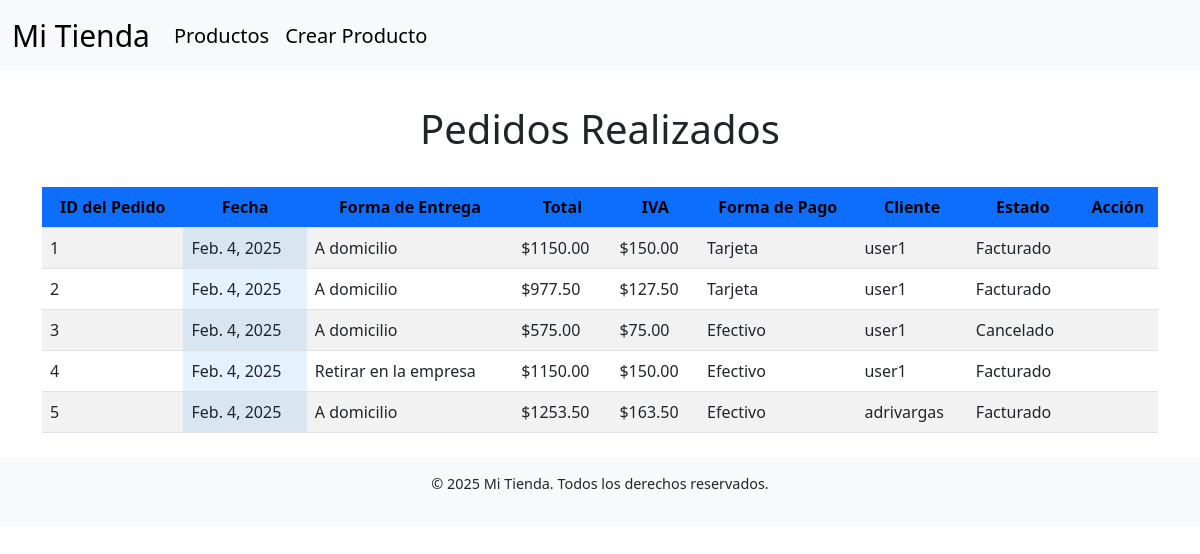
The page /pedidos/ (signed in) on the database its author committed.
### tienda/models.py (models this page shows, shortened)
class Pedido(models.Model):
    ESTADO_PEDIDO = [
        ('borrador', 'Borrador'),
        ('pedido', 'Pedido'),
        ('cancelado', 'Cancelado'),
        ('facturado', 'Facturado'),
    ]
    FORMAS_PAGO = [
        ('tarjeta', 'Tarjeta'),
        ('efectivo', 'Efectivo'),
    ]
    FORMAS_ENTREGA = [
        ('domicilio', 'A domicilio'),
        ('retirar', 'Retirar en la empresa'),
    ]
    id_usuario = models.ForeignKey('Usuario', on_delete=models.CASCADE)
    fecha_pedido = models.DateField(auto_now_add=True)
    total_pedido = models.DecimalField(max_digits=10, decimal_places=2)
    iva_pedido = models.DecimalField(max_digits=10, decimal_places=2, blank=True, null=True)
    formapago_pedido = models.CharField(max_length=10, choices=FORMAS_PAGO)
    estado_pedido = models.CharField(max_length=100, choices=ESTADO_PEDIDO, default='borrador')
    forma_entrega = models.CharField(max_length=20, choices=FORMAS_ENTREGA, default='retirar')  # Valor por defecto
    id_pedido = models.AutoField(primary_key=True)

class Usuario(models.Model):
    id_usuario = models.AutoField(primary_key=True)
    nombre_usuario = models.CharField(max_length=100)
    apellido_usuario = models.CharField(max_length=100)
    fecha_nacimiento_usuario = models.DateField(null=True, blank=True)
    genero_usuario = models.CharField(max_length=20, null=True)
    fecharegistro_usuario = models.DateTimeField(null=True)
    activo_usuario = models.BooleanField(default=True, null=True)
    direccion_usuario = models.CharField(max_length=200, null=True)
    telefono_usuario = models.CharField(max_length=10, null=True)
    email_usuario = models.EmailField(unique=True, null=True)
    user = models.OneToOneField(User, on_delete=models.CASCADE)  # Usar OneToOneField en lugar de ForeignKey

### tienda/views.py (the view)
# urls.py: path('pedidos/', pedidos, name='pedidos'),
def pedidos(request):
    if request.user.is_superuser:
        pedidos = Pedido.objects.all()
    else:
        pedidos = Pedido.objects.filter(id_usuario=request.user.usuario)
    return render(request, 'pedidos.html', {'pedidos': pedidos})

### tienda/templates/pedidos.html (shortened to what this page needs)
{% extends 'base.html' %}
{% block content %}
<h1 class="my-4">Pedidos Realizados</h1>
{% if pedidos %}
    <table class="table table-striped carrito-table">
        <thead class="table-light text-center">
            <tr>
                <th>ID del Pedido</th>
                <th>Fecha</th>
                <th>Forma de Entrega</th>
                <th>Total</th>
                <th>IVA</th>
                <th>Forma de Pago</th>
                <th>Cliente</th>
                <th>Estado</th>
                <th>Acción</th>
            </tr>
        </thead>
        <tbody>
            {% for pedido in pedidos %}
                <tr>
                    <td>{{ pedido.id_pedido }}</td>
                    <td>{{ pedido.fecha_pedido }}</td>
                    <td>{{ pedido.get_forma_entrega_display }}</td>
                    <td>${{ pedido.total_pedido }}</td>
                    <td>${{ pedido.iva_pedido }}</td>
                    <td>{{ pedido.get_formapago_pedido_display }}</td>
                    <td>{{ pedido.id_usuario.user.username }}</td>
                    <td>{{ pedido.get_estado_pedido_display }}</td>
                    {% if user.is_staff %}
                        <td>
                        </td>
                    {% endif %}
                </tr>
            {% endfor %}
        </tbody>
    </table>
{% else %}
    <p>No hay pedidos registrados.</p>
{% endif %}
{% endblock %}

### tienda/static/tienda/css/styles.css (style rules this page uses)
h1 { margin: auto; text-align: center; padding: 10px; }
table { margin-left: auto; margin-right: auto; width: 80%; }
table td { background-color: #f9f9f9; }
table td:nth-child(2) { background-color: #e3f2fd; }
table tr:nth-child(even) { background-color: #f1f1f1; }
table tr:nth-child(odd) { background-color: #ffffff; }
table th { background-color: #358b3c;; color: white; }
h1 { text-align: center; margin-bottom: 2rem; }
.carrito-table tbody tr { background-color: rgb(244, 243, 243); color: rgb(17, 17, 17); }
.carrito-table th { background-color:#0d6efd; font-weight: bold; }
.carrito-table td { vertical-align: middle; }

### rows shown on the page
Pedido: id_pedido "1", fecha_pedido "Feb. 4, 2025", forma_entrega "A domicilio", total_pedido "1150.00", iva_pedido "150.00", formapago_pedido "Tarjeta", id_usuario.user.username "user1", estado_pedido "Facturado"
Pedido: id_pedido "2", fecha_pedido "Feb. 4, 2025", forma_entrega "A domicilio", total_pedido "977.50", iva_pedido "127.50", formapago_pedido "Tarjeta", id_usuario.user.username "user1", estado_pedido "Facturado"
Pedido: id_pedido "3", fecha_pedido "Feb. 4, 2025", forma_entrega "A domicilio", total_pedido "575.00", iva_pedido "75.00", formapago_pedido "Efectivo", id_usuario.user.username "user1", estado_pedido "Cancelado"
Pedido: id_pedido "4", fecha_pedido "Feb. 4, 2025", forma_entrega "Retirar en la empresa", total_pedido "1150.00", iva_pedido "150.00", formapago_pedido "Efectivo", id_usuario.user.username "user1", estado_pedido "Facturado"
Pedido: id_pedido "5", fecha_pedido "Feb. 4, 2025", forma_entrega "A domicilio", total_pedido "1253.50", iva_pedido "163.50", formapago_pedido "Efectivo", id_usuario.user.username "adrivargas", estado_pedido "Facturado"
